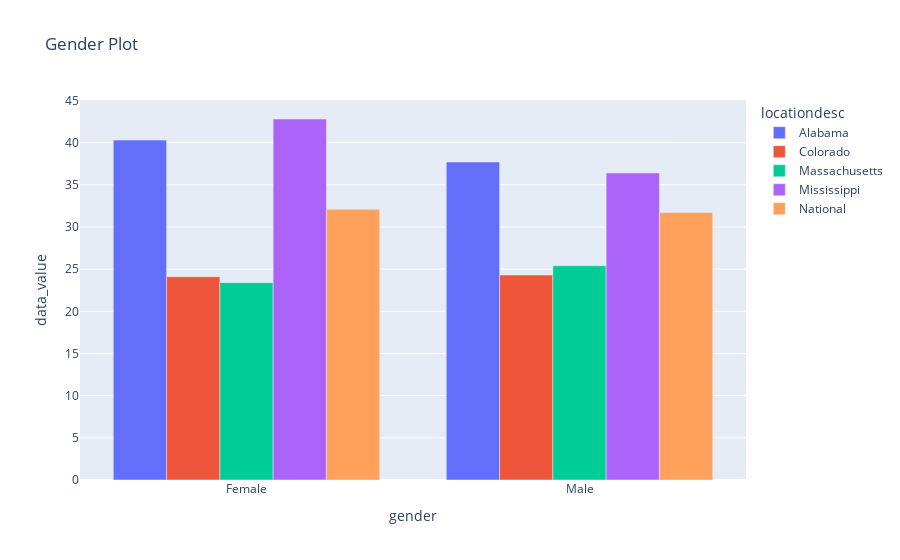

The code cell stored with this chart in its notebook:
### Code cell
fig = px.bar(gender_df, x='gender', y='data_value', color='locationdesc', barmode = 'group', title='Gender Plot')
fig.show()

### Figure 1 — Plotly figure (JSON) as saved in the notebook; plotly's stock layout.template omitted (floating-point values rounded to 4 significant figures)
{"data": [{"alignmentgroup": "True", "hovertemplate": "locationdesc=Alabama<br>gender=%{x}<br>data_value=%{y}<extra></extra>", "legendgroup": "Alabama", "marker": {"color": "#636efa", "pattern": {"shape": ""}}, "name": "Alabama", "offsetgroup": "Alabama", "orientation": "v", "showlegend": true, "textposition": "auto", "type": "bar", "x": ["Female", "Male"], "xaxis": "x", "y": [40.3, 37.7], "yaxis": "y"}, {"alignmentgroup": "True", "hovertemplate": "locationdesc=Colorado<br>gender=%{x}<br>data_value=%{y}<extra></extra>", "legendgroup": "Colorado", "marker": {"color": "#EF553B", "pattern": {"shape": ""}}, "name": "Colorado", "offsetgroup": "Colorado", "orientation": "v", "showlegend": true, "textposition": "auto", "type": "bar", "x": ["Female", "Male"], "xaxis": "x", "y": [24.1, 24.3], "yaxis": "y"}, {"alignmentgroup": "True", "hovertemplate": "locationdesc=Massachusetts<br>gender=%{x}<br>data_value=%{y}<extra></extra>", "legendgroup": "Massachusetts", "marker": {"color": "#00cc96", "pattern": {"shape": ""}}, "name": "Massachusetts", "offsetgroup": "Massachusetts", "orientation": "v", "showlegend": true, "textposition": "auto", "type": "bar", "x": ["Female", "Male"], "xaxis": "x", "y": [23.4, 25.4], "yaxis": "y"}, {"alignmentgroup": "True", "hovertemplate": "locationdesc=Mississippi<br>gender=%{x}<br>data_value=%{y}<extra></extra>", "legendgroup": "Mississippi", "marker": {"color": "#ab63fa", "pattern": {"shape": ""}}, "name": "Mississippi", "offsetgroup": "Mississippi", "orientation": "v", "showlegend": true, "textposition": "auto", "type": "bar", "x": ["Female", "Male"], "xaxis": "x", "y": [42.8, 36.4], "yaxis": "y"}, {"alignmentgroup": "True", "hovertemplate": "locationdesc=National<br>gender=%{x}<br>data_value=%{y}<extra></extra>", "legendgroup": "National", "marker": {"color": "#FFA15A", "pattern": {"shape": ""}}, "name": "National", "offsetgroup": "National", "orientation": "v", "showlegend": true, "textposition": "auto", "type": "bar", "x": ["Female", "Male"], "xaxis": "x", "y": [32.1, 31.7], "yaxis": "y"}], "layout": {"barmode": "group", "legend": {"title": {"text": "locationdesc"}, "tracegroupgap": 0}, "title": {"text": "Gender Plot"}, "xaxis": {"anchor": "y", "domain": [0, 1], "title": {"text": "gender"}}, "yaxis": {"anchor": "x", "domain": [0, 1], "title": {"text": "data_value"}}}}
